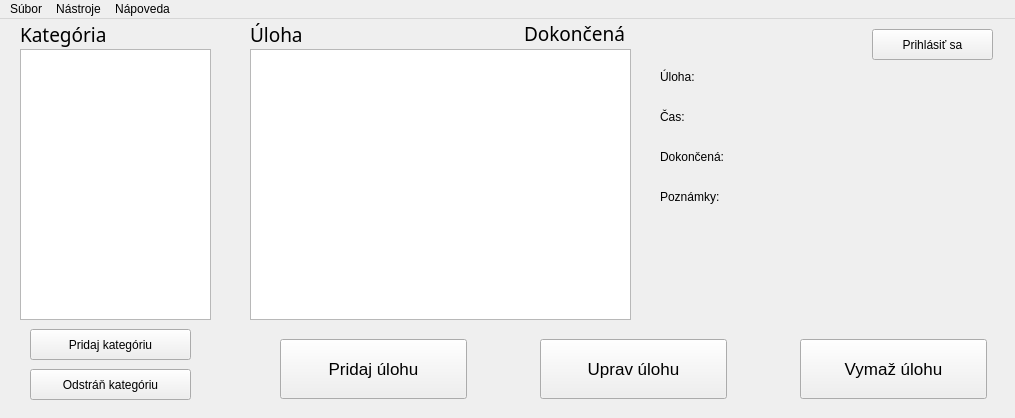
<?xml version="1.0" encoding="UTF-8"?>
<ui version="4.0">
 <class>MainWindow</class>
 <widget class="QMainWindow" name="MainWindow">
  <property name="geometry">
   <rect>
    <x>0</x>
    <y>0</y>
    <width>1015</width>
    <height>418</height>
   </rect>
  </property>
  <property name="sizePolicy">
   <sizepolicy hsizetype="Preferred" vsizetype="Preferred">
    <horstretch>0</horstretch>
    <verstretch>0</verstretch>
   </sizepolicy>
  </property>
  <property name="windowTitle">
   <string>TODO List</string>
  </property>
  <property name="windowIcon">
   <iconset resource="To-Do-List-Manager.qrc">
    <normaloff>:/images/icon.png</normaloff>:/images/icon.png</iconset>
  </property>
  <property name="styleSheet">
   <string notr="true"/>
  </property>
  <widget class="QWidget" name="centralWidget">
   <property name="styleSheet">
    <string notr="true"/>
   </property>
   <widget class="QTableView" name="tableView">
    <property name="geometry">
     <rect>
      <x>250</x>
      <y>30</y>
      <width>381</width>
      <height>271</height>
     </rect>
    </property>
    <property name="styleSheet">
     <string notr="true"/>
    </property>
    <property name="editTriggers">
     <set>QAbstractItemView::NoEditTriggers</set>
    </property>
    <property name="alternatingRowColors">
     <bool>true</bool>
    </property>
    <property name="selectionMode">
     <enum>QAbstractItemView::SingleSelection</enum>
    </property>
    <property name="sortingEnabled">
     <bool>true</bool>
    </property>
   </widget>
   <widget class="QPushButton" name="addTask_button">
    <property name="geometry">
     <rect>
      <x>280</x>
      <y>320</y>
      <width>187</width>
      <height>60</height>
     </rect>
    </property>
    <property name="font">
     <font>
      <family>MS Shell Dlg 2</family>
      <pointsize>13</pointsize>
      <weight>50</weight>
      <italic>false</italic>
      <bold>false</bold>
     </font>
    </property>
    <property name="text">
     <string>Pridaj úlohu</string>
    </property>
   </widget>
   <widget class="QPushButton" name="editTask_button">
    <property name="geometry">
     <rect>
      <x>540</x>
      <y>320</y>
      <width>187</width>
      <height>60</height>
     </rect>
    </property>
    <property name="font">
     <font>
      <family>MS Shell Dlg 2</family>
      <pointsize>13</pointsize>
     </font>
    </property>
    <property name="styleSheet">
     <string notr="true"/>
    </property>
    <property name="text">
     <string>Uprav úlohu</string>
    </property>
    <property name="checkable">
     <bool>false</bool>
    </property>
   </widget>
   <widget class="QPushButton" name="removeTask_button">
    <property name="geometry">
     <rect>
      <x>800</x>
      <y>320</y>
      <width>187</width>
      <height>60</height>
     </rect>
    </property>
    <property name="font">
     <font>
      <family>MS Shell Dlg 2</family>
      <pointsize>13</pointsize>
     </font>
    </property>
    <property name="text">
     <string>Vymaž úlohu</string>
    </property>
   </widget>
   <widget class="QTableView" name="tableView_2">
    <property name="geometry">
     <rect>
      <x>20</x>
      <y>30</y>
      <width>191</width>
      <height>271</height>
     </rect>
    </property>
   </widget>
   <widget class="QPushButton" name="addCategory_button">
    <property name="geometry">
     <rect>
      <x>30</x>
      <y>310</y>
      <width>161</width>
      <height>31</height>
     </rect>
    </property>
    <property name="styleSheet">
     <string notr="true"/>
    </property>
    <property name="text">
     <string>Pridaj kategóriu</string>
    </property>
   </widget>
   <widget class="QPushButton" name="removeCategory_button">
    <property name="geometry">
     <rect>
      <x>30</x>
      <y>350</y>
      <width>161</width>
      <height>31</height>
     </rect>
    </property>
    <property name="text">
     <string>Odstráň kategóriu</string>
    </property>
   </widget>
   <widget class="QLabel" name="label">
    <property name="geometry">
     <rect>
      <x>660</x>
      <y>50</y>
      <width>55</width>
      <height>16</height>
     </rect>
    </property>
    <property name="text">
     <string>Úloha:</string>
    </property>
   </widget>
   <widget class="QLabel" name="label_2">
    <property name="geometry">
     <rect>
      <x>660</x>
      <y>90</y>
      <width>55</width>
      <height>16</height>
     </rect>
    </property>
    <property name="text">
     <string>Čas:</string>
    </property>
   </widget>
   <widget class="QLabel" name="label_3">
    <property name="geometry">
     <rect>
      <x>660</x>
      <y>130</y>
      <width>71</width>
      <height>16</height>
     </rect>
    </property>
    <property name="text">
     <string>Dokončená:</string>
    </property>
   </widget>
   <widget class="QLabel" name="label_4">
    <property name="geometry">
     <rect>
      <x>660</x>
      <y>170</y>
      <width>71</width>
      <height>16</height>
     </rect>
    </property>
    <property name="text">
     <string>Poznámky:</string>
    </property>
   </widget>
   <widget class="QLabel" name="task">
    <property name="geometry">
     <rect>
      <x>750</x>
      <y>50</y>
      <width>231</width>
      <height>16</height>
     </rect>
    </property>
    <property name="text">
     <string/>
    </property>
   </widget>
   <widget class="QLabel" name="time">
    <property name="geometry">
     <rect>
      <x>750</x>
      <y>90</y>
      <width>231</width>
      <height>16</height>
     </rect>
    </property>
    <property name="text">
     <string/>
    </property>
   </widget>
   <widget class="QLabel" name="done">
    <property name="geometry">
     <rect>
      <x>750</x>
      <y>130</y>
      <width>231</width>
      <height>16</height>
     </rect>
    </property>
    <property name="text">
     <string/>
    </property>
   </widget>
   <widget class="QLabel" name="notes">
    <property name="geometry">
     <rect>
      <x>660</x>
      <y>200</y>
      <width>301</width>
      <height>101</height>
     </rect>
    </property>
    <property name="text">
     <string/>
    </property>
    <property name="alignment">
     <set>Qt::AlignLeading|Qt::AlignLeft|Qt::AlignTop</set>
    </property>
   </widget>
   <widget class="QLabel" name="label_7">
    <property name="geometry">
     <rect>
      <x>524</x>
      <y>-1</y>
      <width>111</width>
      <height>31</height>
     </rect>
    </property>
    <property name="font">
     <font>
      <family>Calibri Light</family>
      <pointsize>14</pointsize>
     </font>
    </property>
    <property name="text">
     <string>Dokončená</string>
    </property>
   </widget>
   <widget class="QLabel" name="label_8">
    <property name="geometry">
     <rect>
      <x>250</x>
      <y>0</y>
      <width>111</width>
      <height>31</height>
     </rect>
    </property>
    <property name="font">
     <font>
      <family>Calibri Light</family>
      <pointsize>14</pointsize>
     </font>
    </property>
    <property name="text">
     <string>Úloha</string>
    </property>
   </widget>
   <widget class="QLabel" name="label_9">
    <property name="geometry">
     <rect>
      <x>20</x>
      <y>0</y>
      <width>111</width>
      <height>31</height>
     </rect>
    </property>
    <property name="font">
     <font>
      <family>Calibri Light</family>
      <pointsize>14</pointsize>
     </font>
    </property>
    <property name="text">
     <string>Kategória</string>
    </property>
   </widget>
   <widget class="QPushButton" name="login_button">
    <property name="geometry">
     <rect>
      <x>872</x>
      <y>10</y>
      <width>121</width>
      <height>31</height>
     </rect>
    </property>
    <property name="text">
     <string>Prihlásiť sa</string>
    </property>
   </widget>
   <zorder>addTask_button</zorder>
   <zorder>editTask_button</zorder>
   <zorder>removeTask_button</zorder>
   <zorder>addCategory_button</zorder>
   <zorder>removeCategory_button</zorder>
   <zorder>label</zorder>
   <zorder>label_2</zorder>
   <zorder>label_3</zorder>
   <zorder>label_4</zorder>
   <zorder>task</zorder>
   <zorder>time</zorder>
   <zorder>done</zorder>
   <zorder>notes</zorder>
   <zorder>label_7</zorder>
   <zorder>label_8</zorder>
   <zorder>label_9</zorder>
   <zorder>tableView</zorder>
   <zorder>tableView_2</zorder>
   <zorder>login_button</zorder>
  </widget>
  <widget class="QMenuBar" name="menuBar">
   <property name="geometry">
    <rect>
     <x>0</x>
     <y>0</y>
     <width>1015</width>
     <height>26</height>
    </rect>
   </property>
   <widget class="QMenu" name="menuFile">
    <property name="title">
     <string>Súbor</string>
    </property>
    <addaction name="actionHide"/>
    <addaction name="separator"/>
    <addaction name="actionQuit"/>
   </widget>
   <widget class="QMenu" name="menuHelp">
    <property name="title">
     <string>Nápoveda</string>
    </property>
    <addaction name="actionReport_A_Bug"/>
    <addaction name="actionDonate"/>
    <addaction name="separator"/>
    <addaction name="actionLicense"/>
   </widget>
   <widget class="QMenu" name="menuSettings">
    <property name="title">
     <string>Nástroje</string>
    </property>
    <addaction name="actionCheck_For_Update"/>
   </widget>
   <addaction name="menuFile"/>
   <addaction name="menuSettings"/>
   <addaction name="menuHelp"/>
  </widget>
  <action name="actionQuit">
   <property name="text">
    <string>Ukončiť</string>
   </property>
  </action>
  <action name="actionAbout_Qt">
   <property name="text">
    <string>About Qt</string>
   </property>
  </action>
  <action name="actionReport_A_Bug">
   <property name="text">
    <string>Nahlásiť chybu</string>
   </property>
  </action>
  <action name="actionCheck_For_Update">
   <property name="text">
    <string>Aktualizuj program</string>
   </property>
  </action>
  <action name="actionDonate">
   <property name="text">
    <string>Podporte nás</string>
   </property>
  </action>
  <action name="actionLicense">
   <property name="text">
    <string>Licencia</string>
   </property>
  </action>
  <action name="actionHide">
   <property name="text">
    <string>Skryť do lištičky</string>
   </property>
  </action>
 </widget>
 <layoutdefault spacing="6" margin="11"/>
 <resources>
  <include location="To-Do-List-Manager.qrc"/>
 </resources>
 <connections/>
</ui>
